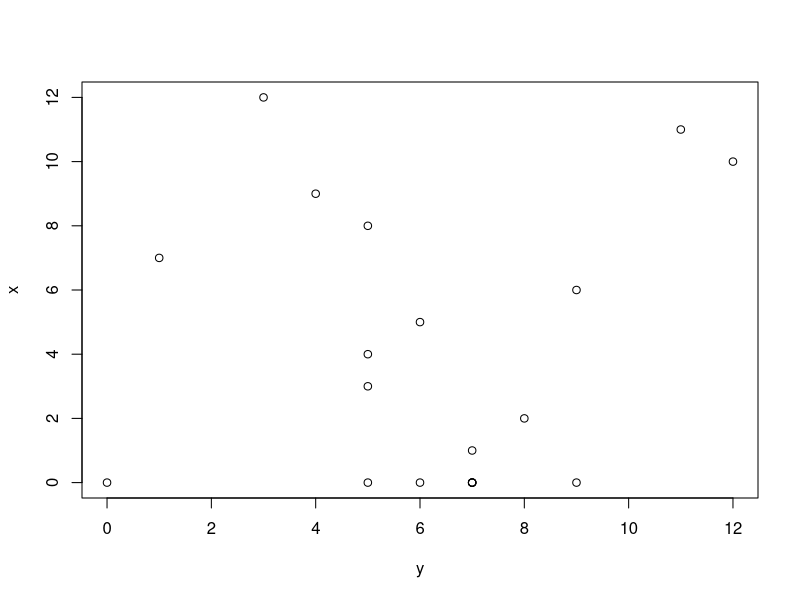
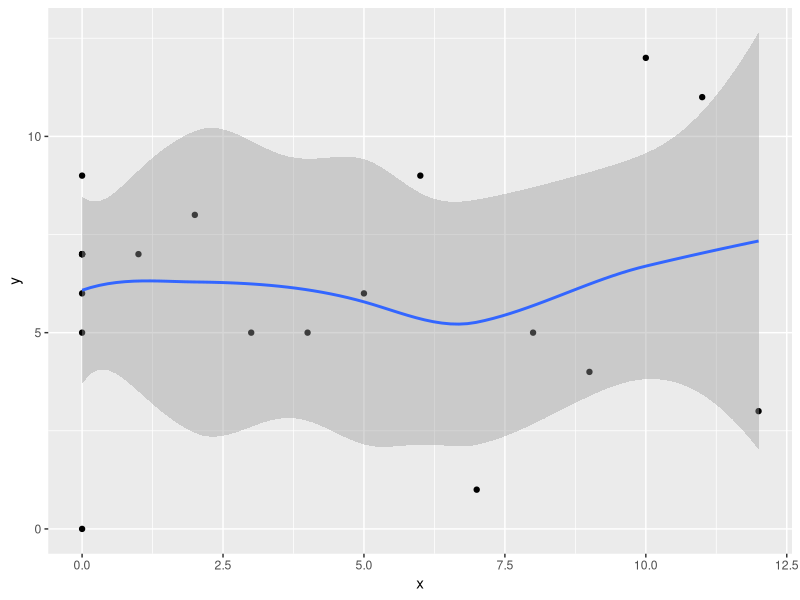

Write R code to recreate these figures, in order.
install.packages("ggplot2")
library(ggplot2)
y<-rpois(20,6)
x<-0:max(y)
x<-c(x,rep(0,length(y)-length(x)))
plot(x~y)
df<-data.frame(x,y)
df
ggplot(df, aes(x,y))+geom_point()+geom_smooth()
x
